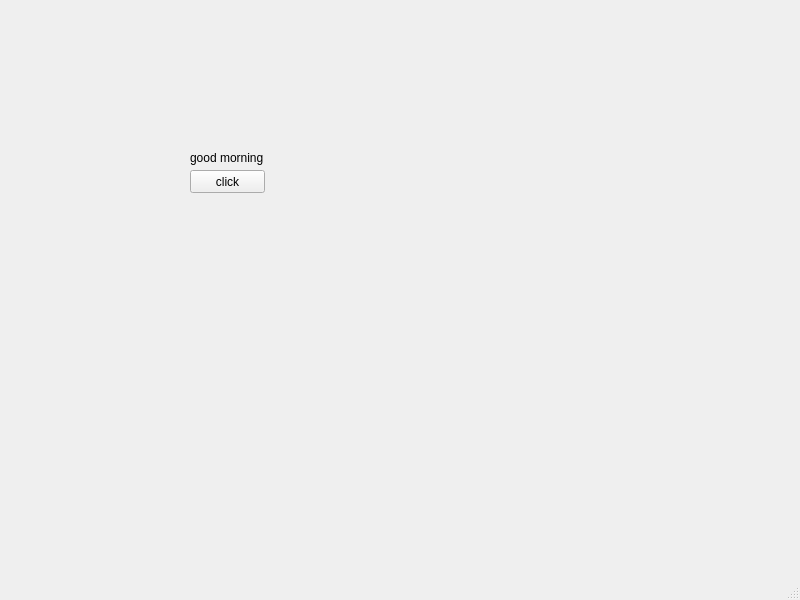
<?xml version="1.0" encoding="UTF-8"?>
<ui version="4.0">
 <class>MainWindow</class>
 <widget class="QMainWindow" name="MainWindow">
  <property name="geometry">
   <rect>
    <x>0</x>
    <y>0</y>
    <width>800</width>
    <height>600</height>
   </rect>
  </property>
  <property name="windowTitle">
   <string>MainWindow</string>
  </property>
  <widget class="QWidget" name="centralwidget">
   <widget class="QLabel" name="lbl">
    <property name="geometry">
     <rect>
      <x>190</x>
      <y>150</y>
      <width>81</width>
      <height>16</height>
     </rect>
    </property>
    <property name="accessibleName">
     <string/>
    </property>
    <property name="text">
     <string>good morning</string>
    </property>
   </widget>
   <widget class="QPushButton" name="pb">
    <property name="geometry">
     <rect>
      <x>190</x>
      <y>170</y>
      <width>75</width>
      <height>23</height>
     </rect>
    </property>
    <property name="text">
     <string>click</string>
    </property>
   </widget>
  </widget>
  <widget class="QMenuBar" name="menubar">
   <property name="geometry">
    <rect>
     <x>0</x>
     <y>0</y>
     <width>800</width>
     <height>21</height>
    </rect>
   </property>
  </widget>
  <widget class="QStatusBar" name="statusbar"/>
 </widget>
 <resources/>
 <connections/>
</ui>
